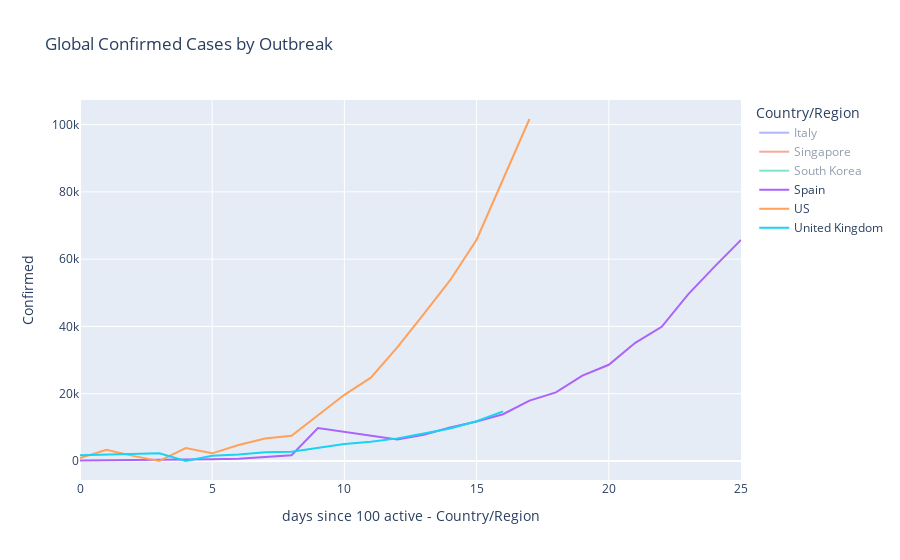
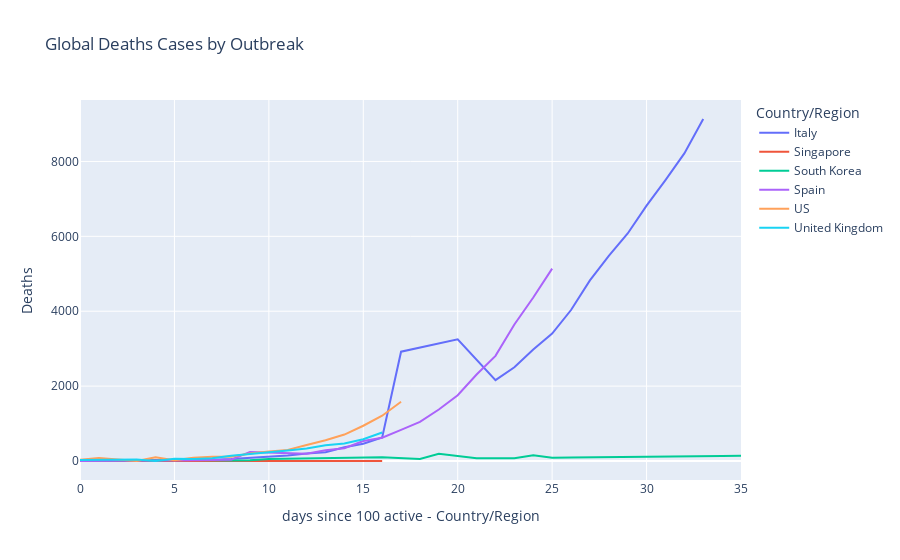

The notebook cell these images were saved under, in order:
### Code cell
days_set = covid_19[covid_19['days since 100 active - Country/Region'] >= 0].copy()
countries = ['US', 'Italy', 'United Kingdom', 'Spain', 'South Korea', 'Singapore']
days_set = days_set[days_set['Country/Region'].isin(countries)]
days_set = days_set.groupby(['days since 100 active - Country/Region', 'Country/Region']).sum().reset_index()

world_chart = px.line(days_set, 
                      x="days since 100 active - Country/Region", y="Confirmed", color="Country/Region", 
                      title="Global Confirmed Cases by Outbreak", log_y=False)
world_chart.show()

world_chart = px.line(days_set, 
                      x="days since 100 active - Country/Region", y="Deaths", color="Country/Region", 
                      title="Global Deaths Cases by Outbreak", log_y=False)
world_chart.show()

### Figure 1 — Plotly figure (JSON) as saved in the notebook; plotly's stock layout.template omitted (floating-point values rounded to 4 significant figures)
{"data": [{"hoverlabel": {"namelength": 0}, "hovertemplate": "Country/Region=Italy<br>days since 100 active - Country/Region=%{x}<br>Confirmed=%{y}", "legendgroup": "Italy", "line": {"color": "#636efa", "dash": "solid"}, "mode": "lines", "name": "Italy", "showlegend": true, "type": "scatter", "visible": "legendonly", "x": [0, 1, 2, 3, 4, 5, 6, 7, 8, 9, 10, 11, 12, 13, 14, 15, 16, 17, 20, 22, 23, 24, 25, 26, 27, 28, 29, 30, 31, 32, 33], "xaxis": "x", "y": [155, 229, 322, 453, 655, 888, 1128, 1694, 2036, 2502, 3089, 3858, 4636, 5883, 7375, 9172, 10149, 42584, 45904, 27980, 31506, 35713, 41035, 47021, 53578, 59138, 63927, 69176, 74386, 80589, 86498], "yaxis": "y"}, {"hoverlabel": {"namelength": 0}, "hovertemplate": "Country/Region=Singapore<br>days since 100 active - Country/Region=%{x}<br>Confirmed=%{y}", "legendgroup": "Singapore", "line": {"color": "#EF553B", "dash": "solid"}, "mode": "lines", "name": "Singapore", "showlegend": true, "type": "scatter", "visible": "legendonly", "x": [0, 3, 4, 5, 6, 7, 8, 9, 10, 11, 12, 13, 14, 15, 16], "xaxis": "x", "y": [556, 212, 226, 243, 266, 313, 345, 385, 432, 455, 509, 558, 631, 683, 732], "yaxis": "y"}, {"hoverlabel": {"namelength": 0}, "hovertemplate": "Country/Region=South Korea<br>days since 100 active - Country/Region=%{x}<br>Confirmed=%{y}", "legendgroup": "South Korea", "line": {"color": "#00cc96", "dash": "solid"}, "mode": "lines", "name": "South Korea", "showlegend": true, "type": "scatter", "visible": "legendonly", "x": [0, 2, 3, 4, 6, 8, 9, 10, 12, 14, 16, 18, 19, 21, 23, 24, 25, 26, 27, 28, 30, 31, 32, 33, 34, 35], "xaxis": "x", "y": [637, 1435, 977, 1261, 4103, 3150, 3736, 9521, 11709, 13634, 14792, 7513, 23603, 8086, 8162, 16556, 8413, 8565, 8652, 8799, 8897, 8961, 9037, 9137, 9241, 9332], "yaxis": "y"}, {"hoverlabel": {"namelength": 0}, "hovertemplate": "Country/Region=Spain<br>days since 100 active - Country/Region=%{x}<br>Confirmed=%{y}", "legendgroup": "Spain", "line": {"color": "#ab63fa", "dash": "solid"}, "mode": "lines", "name": "Spain", "showlegend": true, "type": "scatter", "x": [0, 1, 2, 3, 4, 5, 6, 7, 8, 9, 12, 13, 14, 15, 16, 17, 18, 19, 20, 21, 22, 23, 24, 25], "xaxis": "x", "y": [120, 165, 222, 259, 400, 500, 673, 1073, 1695, 9786, 6391, 7798, 9942, 11748, 13910, 17963, 20410, 25374, 28603, 35136, 39885, 49515, 57786, 65719], "yaxis": "y"}, {"hoverlabel": {"namelength": 0}, "hovertemplate": "Country/Region=US<br>days since 100 active - Country/Region=%{x}<br>Confirmed=%{y}", "legendgroup": "US", "line": {"color": "#FFA15A", "dash": "solid"}, "mode": "lines", "name": "US", "showlegend": true, "type": "scatter", "x": [0, 1, 2, 3, 4, 5, 6, 7, 8, 9, 10, 11, 12, 13, 14, 15, 16, 17], "xaxis": "x", "y": [887, 3368, 1522, 43, 3858, 2284, 4763, 6683, 7487, 13622, 19684, 24767, 33746, 43667, 53740, 65778, 83836, 101657], "yaxis": "y"}, {"hoverlabel": {"namelength": 0}, "hovertemplate": "Country/Region=United Kingdom<br>days since 100 active - Country/Region=%{x}<br>Confirmed=%{y}", "legendgroup": "United Kingdom", "line": {"color": "#19d3f3", "dash": "solid"}, "mode": "lines", "name": "United Kingdom", "showlegend": true, "type": "scatter", "x": [0, 3, 4, 5, 6, 7, 8, 9, 10, 11, 12, 13, 14, 15, 16], "xaxis": "x", "y": [1721, 2283, 3, 1567, 1954, 2638, 2739, 4001, 5050, 5741, 6726, 8164, 9640, 11812, 14745], "yaxis": "y"}], "layout": {"autosize": true, "legend": {"title": {"text": "Country/Region"}, "tracegroupgap": 0}, "title": {"text": "Global Confirmed Cases by Outbreak"}, "xaxis": {"anchor": "y", "autorange": true, "domain": [0, 1], "range": [0, 25], "title": {"text": "days since 100 active - Country/Region"}, "type": "linear"}, "yaxis": {"anchor": "x", "autorange": true, "domain": [0, 1], "range": [-5644.0, 107300.0], "title": {"text": "Confirmed"}, "type": "linear"}}}

### Figure 2 — Plotly figure (JSON) as saved in the notebook; plotly's stock layout.template omitted (floating-point values rounded to 4 significant figures)
{"data": [{"hoverlabel": {"namelength": 0}, "hovertemplate": "Country/Region=Italy<br>days since 100 active - Country/Region=%{x}<br>Deaths=%{y}", "legendgroup": "Italy", "line": {"color": "#636efa", "dash": "solid"}, "mode": "lines", "name": "Italy", "showlegend": true, "type": "scatter", "x": [0, 1, 2, 3, 4, 5, 6, 7, 8, 9, 10, 11, 12, 13, 14, 15, 16, 17, 20, 22, 23, 24, 25, 26, 27, 28, 29, 30, 31, 32, 33], "xaxis": "x", "y": [3, 7, 10, 12, 17, 21, 29, 34, 52, 79, 107, 148, 197, 233, 366, 463, 631, 2920, 3250, 2158, 2503, 2978, 3405, 4032, 4825, 5476, 6077, 6820, 7503, 8215, 9134], "yaxis": "y"}, {"hoverlabel": {"namelength": 0}, "hovertemplate": "Country/Region=Singapore<br>days since 100 active - Country/Region=%{x}<br>Deaths=%{y}", "legendgroup": "Singapore", "line": {"color": "#EF553B", "dash": "solid"}, "mode": "lines", "name": "Singapore", "showlegend": true, "type": "scatter", "x": [0, 3, 4, 5, 6, 7, 8, 9, 10, 11, 12, 13, 14, 15, 16], "xaxis": "x", "y": [0, 0, 0, 0, 0, 0, 0, 0, 2, 2, 2, 2, 2, 2, 2], "yaxis": "y"}, {"hoverlabel": {"namelength": 0}, "hovertemplate": "Country/Region=South Korea<br>days since 100 active - Country/Region=%{x}<br>Deaths=%{y}", "legendgroup": "South Korea", "line": {"color": "#00cc96", "dash": "solid"}, "mode": "lines", "name": "South Korea", "showlegend": true, "type": "scatter", "x": [0, 2, 3, 4, 6, 8, 9, 10, 12, 14, 16, 18, 19, 21, 23, 24, 25, 26, 27, 28, 30, 31, 32, 33, 34, 35], "xaxis": "x", "y": [4, 14, 10, 12, 26, 16, 17, 56, 70, 86, 103, 54, 192, 72, 75, 156, 84, 91, 94, 102, 104, 111, 120, 126, 131, 139], "yaxis": "y"}, {"hoverlabel": {"namelength": 0}, "hovertemplate": "Country/Region=Spain<br>days since 100 active - Country/Region=%{x}<br>Deaths=%{y}", "legendgroup": "Spain", "line": {"color": "#ab63fa", "dash": "solid"}, "mode": "lines", "name": "Spain", "showlegend": true, "type": "scatter", "x": [0, 1, 2, 3, 4, 5, 6, 7, 8, 9, 12, 13, 14, 15, 16, 17, 18, 19, 20, 21, 22, 23, 24, 25], "xaxis": "x", "y": [0, 1, 2, 3, 5, 10, 17, 28, 35, 242, 195, 289, 342, 533, 623, 830, 1043, 1375, 1756, 2311, 2808, 3647, 4365, 5138], "yaxis": "y"}, {"hoverlabel": {"namelength": 0}, "hovertemplate": "Country/Region=US<br>days since 100 active - Country/Region=%{x}<br>Deaths=%{y}", "legendgroup": "US", "line": {"color": "#FFA15A", "dash": "solid"}, "mode": "lines", "name": "US", "showlegend": true, "type": "scatter", "x": [0, 1, 2, 3, 4, 5, 6, 7, 8, 9, 10, 11, 12, 13, 14, 15, 16, 17], "xaxis": "x", "y": [30, 82, 39, 0, 97, 21, 84, 112, 115, 201, 252, 297, 427, 552, 706, 942, 1209, 1581], "yaxis": "y"}, {"hoverlabel": {"namelength": 0}, "hovertemplate": "Country/Region=United Kingdom<br>days since 100 active - Country/Region=%{x}<br>Deaths=%{y}", "legendgroup": "United Kingdom", "line": {"color": "#19d3f3", "dash": "solid"}, "mode": "lines", "name": "United Kingdom", "showlegend": true, "type": "scatter", "x": [0, 3, 4, 5, 6, 7, 8, 9, 10, 11, 12, 13, 14, 15, 16], "xaxis": "x", "y": [24, 42, 0, 58, 55, 71, 140, 177, 233, 282, 336, 423, 466, 580, 761], "yaxis": "y"}], "layout": {"autosize": true, "legend": {"title": {"text": "Country/Region"}, "tracegroupgap": 0}, "title": {"text": "Global Deaths Cases by Outbreak"}, "xaxis": {"anchor": "y", "autorange": true, "domain": [0, 1], "range": [0, 35], "title": {"text": "days since 100 active - Country/Region"}, "type": "linear"}, "yaxis": {"anchor": "x", "autorange": true, "domain": [0, 1], "range": [-507.4, 9641.0], "title": {"text": "Deaths"}, "type": "linear"}}}
